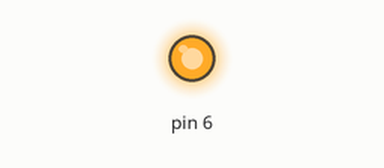
Simulated run of this sketch. Board: Arduino Uno, built with avr-gcc and run on an emulated ATmega328P. On the bench: output pins drawn as LEDs (lit = HIGH).

Above: at 0.15 s.
At 3.4 s:
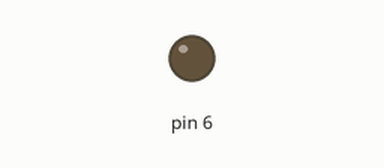
Timing chart, 0 to 7.7 s (numbered marks = the images above):
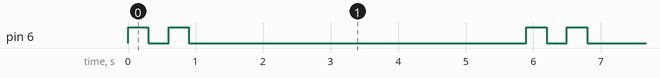

The sketch:

Rocket_Camera.ino
```cpp
void setup() {
  // put your setup code here, to run once:
  pinMode(6, OUTPUT);
  digitalWrite(6, LOW);

}

void loop() {
  // put your main code here, to run repeatedly:
  digitalWrite(6, HIGH);
  delay(300);
  digitalWrite(6, LOW);
  delay(300);
  digitalWrite(6, HIGH);
  delay(300);
  Serial.println("Camera On");
  digitalWrite(6, LOW);
  delay(5000);
}
void turnOnOffCamera(){

}
```

Measured:
- by itself, pin 6: repeats every 5.9 s: LOW 0.30 s, HIGH 0.30 s, LOW 5.0 s, HIGH 0.30 s
- by itself, everything shown: repeats every 5.9 s, in 4 steps
